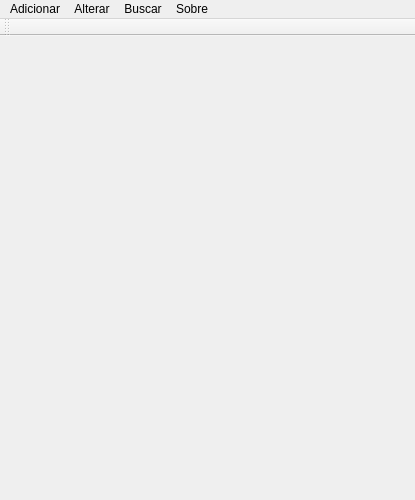
<?xml version="1.0" encoding="UTF-8"?>
<ui version="4.0">
 <class>MainWindow</class>
 <widget class="QMainWindow" name="MainWindow">
  <property name="geometry">
   <rect>
    <x>0</x>
    <y>0</y>
    <width>415</width>
    <height>500</height>
   </rect>
  </property>
  <property name="windowTitle">
   <string>Janela Principal</string>
  </property>
  <widget class="QWidget" name="centralwidget"/>
  <widget class="QMenuBar" name="menubar">
   <property name="geometry">
    <rect>
     <x>0</x>
     <y>0</y>
     <width>415</width>
     <height>19</height>
    </rect>
   </property>
   <widget class="QMenu" name="menuAdicionar">
    <property name="title">
     <string>Adicionar</string>
    </property>
    <addaction name="actionProfissional_de_Imprensa"/>
    <addaction name="actionTipo_Credencial"/>
    <addaction name="actionComite"/>
    <addaction name="actionOrg_o_de_Imprensa"/>
    <addaction name="actionCredencial"/>
   </widget>
   <widget class="QMenu" name="menuBuscar">
    <property name="title">
     <string>Buscar</string>
    </property>
    <addaction name="actionOrg_os_de_Imprensa"/>
    <addaction name="actionProfissionais_de_Imprensa"/>
    <addaction name="actionComit"/>
   </widget>
   <widget class="QMenu" name="menuSobre">
    <property name="title">
     <string>Sobre</string>
    </property>
   </widget>
   <widget class="QMenu" name="menuAlterar">
    <property name="title">
     <string>Alterar</string>
    </property>
    <addaction name="actionLimites_Comite"/>
    <addaction name="actionLimites_Org_o_de_Imprensa"/>
   </widget>
   <addaction name="menuAdicionar"/>
   <addaction name="menuAlterar"/>
   <addaction name="menuBuscar"/>
   <addaction name="menuSobre"/>
  </widget>
  <widget class="QToolBar" name="toolBar">
   <property name="windowTitle">
    <string>toolBar</string>
   </property>
   <attribute name="toolBarArea">
    <enum>TopToolBarArea</enum>
   </attribute>
   <attribute name="toolBarBreak">
    <bool>false</bool>
   </attribute>
  </widget>
  <action name="actionProfissional_de_Imprensa">
   <property name="text">
    <string>Profissional de Imprensa</string>
   </property>
  </action>
  <action name="actionTipo_Credencial">
   <property name="text">
    <string>Tipo de Credencial</string>
   </property>
  </action>
  <action name="actionComite">
   <property name="text">
    <string>Comite</string>
   </property>
  </action>
  <action name="actionOrg_o_de_Imprensa">
   <property name="text">
    <string>Orgão de Imprensa</string>
   </property>
  </action>
  <action name="actionCredencial">
   <property name="text">
    <string>Credencial</string>
   </property>
  </action>
  <action name="actionLimites_Comite">
   <property name="text">
    <string>Limites Comite</string>
   </property>
  </action>
  <action name="actionLimites_Org_o_de_Imprensa">
   <property name="text">
    <string>Limites Orgão de Imprensa</string>
   </property>
  </action>
  <action name="actionOrg_os_de_Imprensa">
   <property name="text">
    <string>Orgãos de Imprensa</string>
   </property>
  </action>
  <action name="actionProfissionais_de_Imprensa">
   <property name="text">
    <string>Profissionais de Imprensa</string>
   </property>
  </action>
  <action name="actionComit">
   <property name="text">
    <string>Comitê</string>
   </property>
  </action>
 </widget>
 <resources/>
 <connections/>
</ui>
